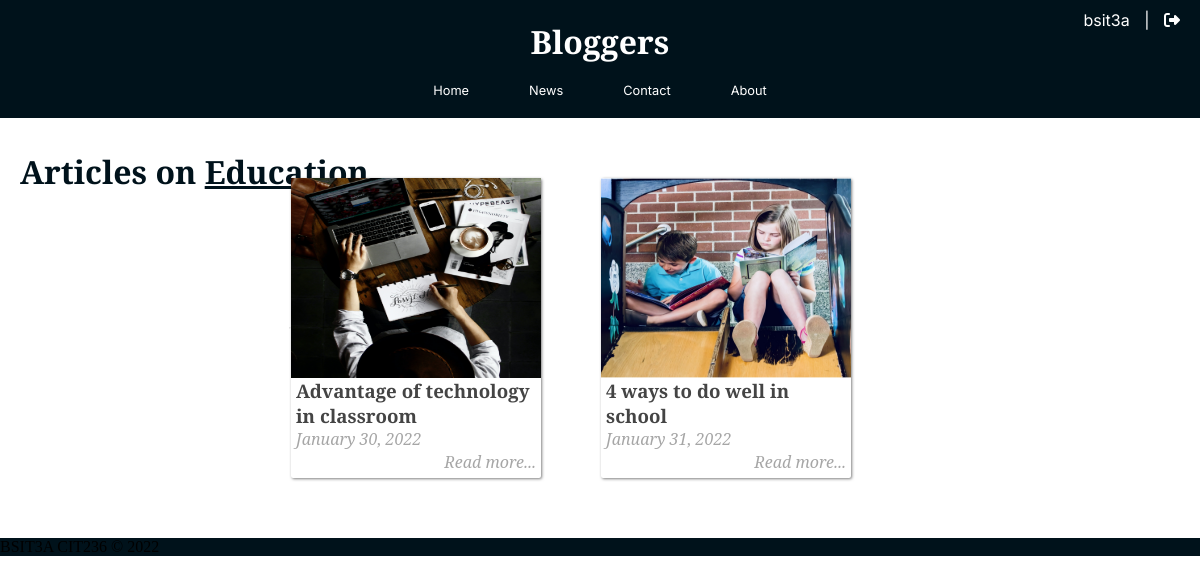
The app's page /blog/filtered_posts.php?topic=1 (signed in) with its own data.
### tables this page shows
CREATE TABLE `topics` (
  `id` int(11) NOT NULL,
  `name` varchar(255) NOT NULL,
  `slug` varchar(255) NOT NULL
);

CREATE TABLE `posts` (
  `id` int(11) NOT NULL,
  `user_id` int(11) DEFAULT NULL,
  `title` varchar(255) NOT NULL,
  `slug` varchar(255) NOT NULL,
  `views` int(11) NOT NULL DEFAULT 0,
  `image` longblob DEFAULT NULL,
  `body` text NOT NULL,
  `published` tinyint(1) NOT NULL,
  `created_at` timestamp NOT NULL DEFAULT current_timestamp() ON UPDATE current_timestamp(),
  `updated_at` timestamp NOT NULL DEFAULT '0000-00-00 00:00:00'
);

### blog/includes/public_functions.php (called while the page is built, shortened)
<?php
function getPostTopic($post_id){
	global $conn;
	$sql = "SELECT * FROM topics WHERE id=
			(SELECT topic_id FROM post_topic WHERE post_id=$post_id) LIMIT 1";
	$result = mysqli_query($conn, $sql);
	$topic = mysqli_fetch_assoc($result);
	return $topic;
}
function getPublishedPostsByTopic($topic_id) {
	global $conn;
	$sql = "SELECT * FROM posts ps
			WHERE ps.id IN
			(SELECT pt.post_id FROM post_topic pt
				WHERE pt.topic_id=$topic_id GROUP BY pt.post_id
				HAVING COUNT(1) = 1)";
	$result = mysqli_query($conn, $sql);
	$posts = mysqli_fetch_all($result, MYSQLI_ASSOC);
	$final_posts = array();
	foreach ($posts as $post) {
		$post['topic'] = getPostTopic($post['id']);
		array_push($final_posts, $post);
	}
	return $final_posts;
}
function getTopicNameById($id)
{
	global $conn;
	$sql = "SELECT name FROM topics WHERE id=$id";
	$result = mysqli_query($conn, $sql);
	$topic = mysqli_fetch_assoc($result);
	return $topic['name'];
}
?>

### blog/filtered_posts.php (the view, shortened to what this page needs)
<?php include('config.php'); ?>
<?php include('includes/public_functions.php'); ?>
<?php include('includes/head_section.php'); ?>
<?php
	if (isset($_GET['topic'])) {
		$topic_id = $_GET['topic'];
		$posts = getPublishedPostsByTopic($topic_id);
	}
?>
</head>
<body>
<div class="container filtered-posts">
	<?php include( ROOT_PATH . '/includes/navbar-opaque.php'); ?>
<div class="content">
	<h2 class="content-title">
		Articles on <u><?php echo getTopicNameById($topic_id); ?></u>
	</h2>
	<hr>
	<?php foreach ($posts as $post): ?>
		<div class="post" style="margin-left: 0px;">
			<img src="<?php echo BASE_URL . '/static/images/' . $post['image']; ?>" class="post_image" alt="">
			<a href="single_post.php?post-slug=<?php echo $post['slug']; ?>">
				<div class="post_info">
					<h3><?php echo $post['title'] ?></h3>
					<div class="info">
						<span><?php echo date("F j, Y ", strtotime($post["created_at"])); ?></span>
						<span class="read_more">Read more...</span>
					</div>
				</div>
			</a>
		</div>
	<?php endforeach ?>
</div>
</div>
	<?php include( ROOT_PATH . '/includes/footer.php'); ?>

### blog/static/css/public_styles.css (style rules this page uses)
* { margin: 0px; padding: 0px; }
body { position: relative; margin: 0; padding-bottom: 6rem; min-height: 100%; }
h1, h2, h3, h4, h5, h6 { color: #444; font-family: "Averia Serif Libre", cursive; }
a { text-decoration: none; }
hr { margin: 10px 0px; opacity: 0.25; }
.container { width: 100%; margin: 0px auto; }
.content { display: flex; justify-content: center; align-items: center; flex-wrap: wrap; width: 100%; border-radius: 5px; min-height: 400px; }
.content:after { content: ""; display: block; clear: both; }
.content .content-title { position: absolute; top: 0; left: 0; margin: 150px 20px; color: var(--primary-color); font-size: 2em; font-family: "Averia Serif Libre", cursive; }
.content .post { width: 250px; margin: 60px; height: 300px; float: left; border-radius: 2px; position: relative; box-shadow: 1px 1px 3px rgba(0,0,0,0.5); transition: 0.2s; }
.content .post .post_image { height: 200px; width: 100%; background-size: 100%; }
.content .post .post_info { height: 100%; padding: 0px 5px; font-weight: 200; font-family: "Noto Serif", serif; }
.content .post .post_info { color: #222; }
.content .post .post_info span { color: #a6a6a6; font-style: italic; }
.content .post .post_info span.read_more { position: absolute; right: 5px; bottom: 5px; }

### records on screen
topics: name "Education"
posts: image (picture), title "Advantage of technology in classroom", created_at "January 30, 2022"
posts: image (picture), title "4 ways to do well in school", created_at "January 31, 2022"

### other values on screen
$_SESSION['user']['username'] "bsit3a"
